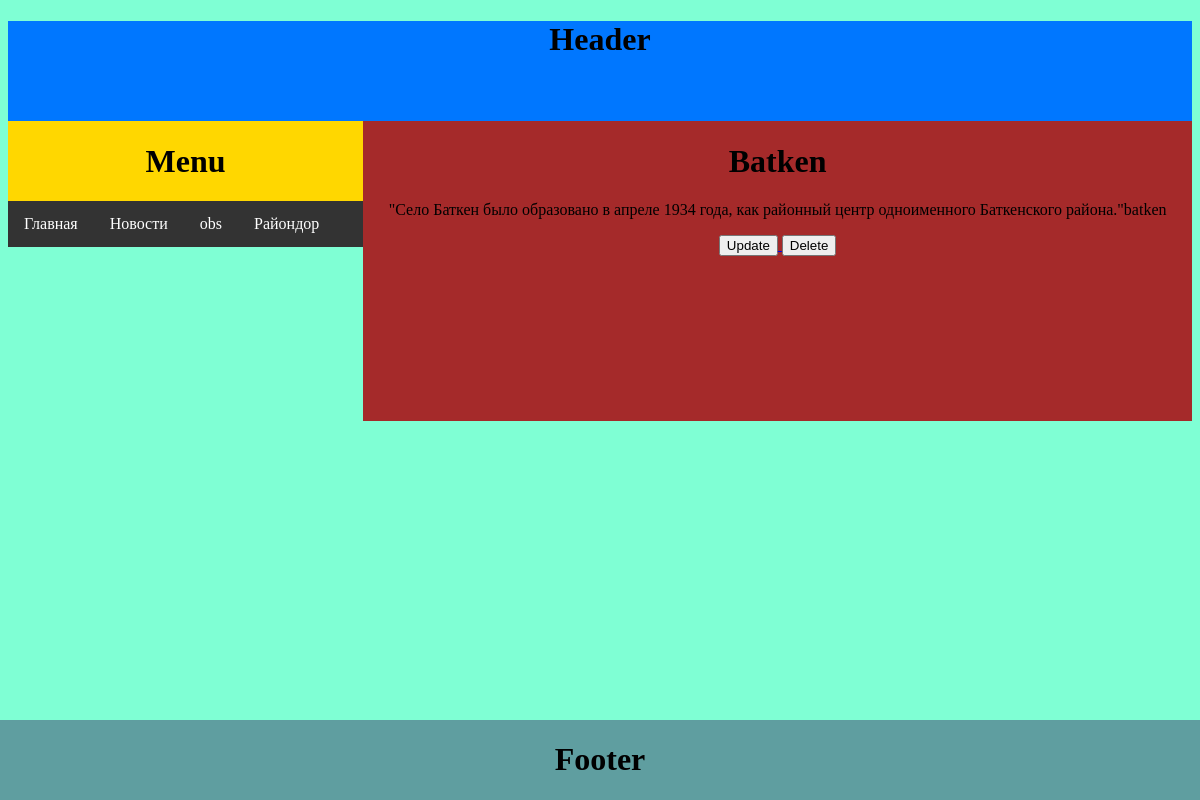
Page /main/batken/1/ on the committed database.
### main/models.py (models this page shows, shortened)
class Areas(models.Model):
    name = models.CharField(max_length=60)
    info = models.TextField()

### main/views.py (the view)
# urls.py: path('batken/<int:pk>/', batkenView, name='batken'),
def batkenView(request, pk):
    areas = Areas.objects.all()
    area = Areas.objects.get(id=pk)
    regions = Regions.objects.all()
    context = {
        'regions': regions,
        'areas': areas,
        'area': area,
    }
    return render(request, 'main/batken.html', context)

### templates/main/batken.html (shortened to what this page needs)
<!DOCTYPE html>
<html lang="en">
<head>
</head>
<body>
</body>
</html>
{% extends "base.html" %}
{% block Content %}
    <h1>{{area.name}}</h1>
    <p>{{area.info}}</p>
<a href="{% url 'main:update_area' area.id %}">
    <button>Update</button>
</a>
<a href="{% url 'main:delete_area' area.id %}">
    <button>Delete</button>
</a>
    {% endblock %}
 {% block Menu %}
    <h1>Menu</h1>
    <div class="navbar">
        <a href="#">Главная</a>
        <a href="#">Новости</a>
        <div class="dropdown">
            <button class="dropbtn"> obs
            </button>
        </div>
        <div class="dropdown">
            <button class="dropbtn"> Райондор
            </button>
        </div>
    </div>
     {% endblock %}

### templates/base.html (shortened to what this page needs)
{% load static %}
<!DOCTYPE html>
<html lang="en">
<head>
    <link rel="stylesheet" href="{% static 'main/css/style.css' %}">
</head>
<body>
<div class="Header">
    {% block Header %}
    <h1>Header</h1>
    {% endblock Header %}
</div>
<div class="Menu">
    {% block Menu %}
    {% endblock Menu %}
</div>
<div class="Content">
    {% block Content %}{% endblock Content %}
</div>
<div class="Footer">
    {% block Footer %}
    <h1>Footer</h1>
    {% endblock Footer %}
</div>
</body>
</html>

### static/main/css/style.css (style rules this page uses)
body { background-color: aquamarine; }
.Header { width: 100%; height: 100px; background-color: #0077ff; }
h1 { text-align: center; }
.Menu { width: 30%; background-color: gold; float: left; }
.Content { width: 70%; height:300px; float: right; text-align: center; background-color: brown; }
.Footer { background-color: cadetblue; height: 80px; position: fixed; left: 0; bottom: 0; width: 100%; }
.navbar { overflow: hidden; background-color: #333; }
.navbar a { float: left; font-size: 16px; color: white; text-align: center; padding: 14px 16px; text-decoration: none; }
.dropdown { float: left; overflow: hidden; }
.dropdown .dropbtn { font-size: 16px; border: none; outline: none; color: white; padding: 14px 16px; background-color: inherit; font-family: inherit; margin: 0; }

### rows in the picture
Areas: name "Batken", info "\"Село Баткен было образовано в апреле 1934 года, как районный центр одноименного Баткенского района.\"batken"
